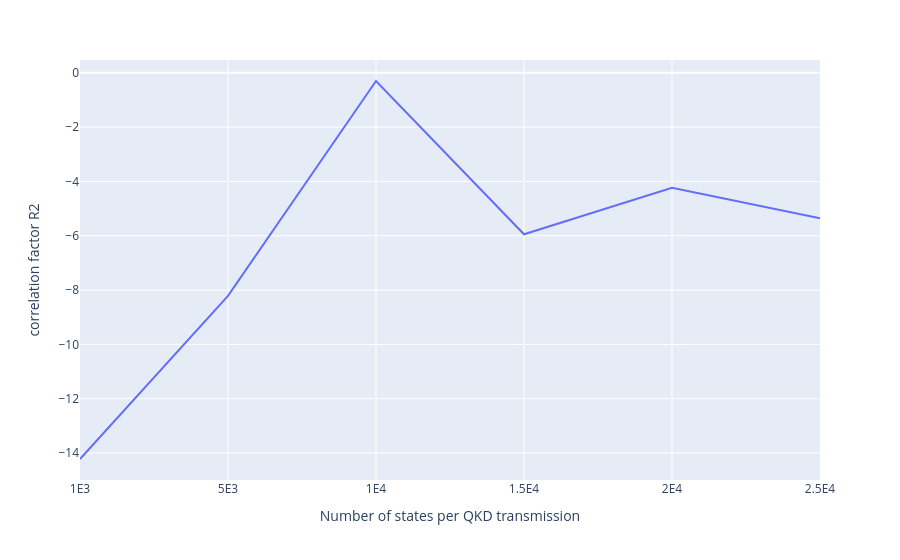

Here is the notebook cell this chart was saved with:
### Code cell
path = 'fixed error results/'


pure_filenames = ['pure_50x50_mesh_1E3_states_E91_data_2026_aer_simulator_25_02_2026_12_56_22',
                  'pure_50x50_mesh_5E3_states_E91_data_2026_aer_simulator_25_02_2026_14_33_00',
                  'pure_50x50_mesh_1E4_states_E91_data_2026_aer_simulator_25_02_2026_20_10_04',
                  'pure_50x50_mesh_1.5E4_states_E91_data_2026_aer_simulator_26_02_2026_15_59_56',
                  'pure_50x50_mesh_2E4_states_E91_data_2026_aer_simulator_25_02_2026_22_54_49']

error_filenames= ['50x50_mesh_1E3_states_E91_data_2026_aer_simulator_23_02_2026_18_32_14',
                  '50x50_mesh_5E3_states_E91_data_2026_aer_simulator_23_02_2026_14_22_55',
                  '50x50_mesh_1E4_estates_E91_data_2026_aer_simulator_23_02_2026_14_36_26',
                  '50x50_mesh_1.5E4_states_E91_data_2026_aer_simulator_23_02_2026_23_12_07',
                  '50x50_mesh_2E4_states_E91_data_2026_aer_simulator_24_02_2026_07_12_29',
                  '50x50_mesh_2.5E4_states_E91_data_2026_aer_simulator_24_02_2026_11_27_03']

N_data=50

theta_FSS = np.linspace(0,2*pi,N_data)
beta_angle = np.linspace(0,pi,N_data)
alpha = pi/16

experiment_number = 5
model = np.array([[analytical(theta=t,beta=b, alpha=alpha) for b in beta_angle] for t in theta_FSS])

#"""

correlation = list()
for experiment_name in error_filenames:
    experiment = pd.read_csv(path+experiment_name+'.csv', header=None).dropna(axis=1,how='all').values
    correlation.append( r2(y_true=model,y_pred=experiment) )
    
df = pd.DataFrame( dict(zip(['Number of states per QKD transmission','correlation factor R2'],[['1E3','5E3','1E4','1.5E4','2E4','2.5E4'],correlation])) )
fig = px.line(df,x = 'Number of states per QKD transmission',y = 'correlation factor R2')
fig.show()

"""
experiment = pd.read_csv(path+error_filenames[experiment_number]+'.csv', header=None).dropna(axis=1,how='all').values
print (f"R2 = {r2(y_true=model,y_pred=experiment)}")
plot_surface_from_csv(model,experiment)
"""

### Figure 1 — Plotly figure (JSON) as saved in the notebook; plotly's stock layout.template omitted (floating-point values rounded to 4 significant figures)
{"data": [{"hovertemplate": "Number of states per QKD transmission=%{x}<br>correlation factor R2=%{y}<extra></extra>", "legendgroup": "", "line": {"color": "#636efa", "dash": "solid"}, "marker": {"symbol": "circle"}, "mode": "lines", "name": "", "orientation": "v", "showlegend": false, "type": "scatter", "x": ["1E3", "5E3", "1E4", "1.5E4", "2E4", "2.5E4"], "xaxis": "x", "y": [-14.22, -8.215, -0.3022, -5.947, -4.23, -5.357], "yaxis": "y"}], "layout": {"legend": {"tracegroupgap": 0}, "margin": {"t": 60}, "xaxis": {"anchor": "y", "domain": [0, 1], "title": {"text": "Number of states per QKD transmission"}}, "yaxis": {"anchor": "x", "domain": [0, 1], "title": {"text": "correlation factor R2"}}}}
